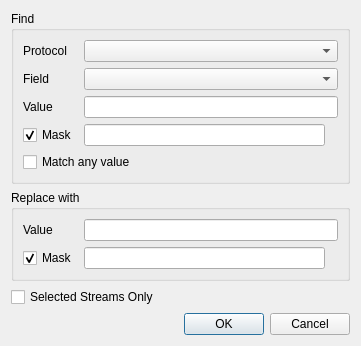
<?xml version="1.0" encoding="UTF-8"?>
<ui version="4.0">
 <class>FindReplace</class>
 <widget class="QDialog" name="FindReplace">
  <property name="geometry">
   <rect>
    <x>0</x>
    <y>0</y>
    <width>361</width>
    <height>309</height>
   </rect>
  </property>
  <property name="windowTitle">
   <string>Find &amp; Replace</string>
  </property>
  <property name="windowIcon">
   <iconset resource="ostinato.qrc">
    <normaloff>:/icons/find.png</normaloff>:/icons/find.png</iconset>
  </property>
  <layout class="QVBoxLayout" name="verticalLayout">
   <item>
    <widget class="QGroupBox" name="find">
     <property name="title">
      <string>Find</string>
     </property>
     <layout class="QGridLayout" name="gridLayout" columnstretch="0,1,0">
      <item row="0" column="0">
       <widget class="QLabel" name="protocolLabel">
        <property name="text">
         <string>Protocol</string>
        </property>
        <property name="buddy">
         <cstring>protocol</cstring>
        </property>
       </widget>
      </item>
      <item row="0" column="1" colspan="2">
       <widget class="QComboBox" name="protocol"/>
      </item>
      <item row="1" column="0">
       <widget class="QLabel" name="fieldLabel">
        <property name="text">
         <string>Field</string>
        </property>
        <property name="buddy">
         <cstring>field</cstring>
        </property>
       </widget>
      </item>
      <item row="1" column="1" colspan="2">
       <widget class="QComboBox" name="field"/>
      </item>
      <item row="2" column="0">
       <widget class="QLabel" name="findValueLabel">
        <property name="text">
         <string>Value</string>
        </property>
       </widget>
      </item>
      <item row="2" column="1" colspan="2">
       <widget class="FieldEdit" name="findValue"/>
      </item>
      <item row="3" column="0">
       <widget class="QCheckBox" name="useFindMask">
        <property name="text">
         <string>Mask</string>
        </property>
        <property name="checked">
         <bool>true</bool>
        </property>
       </widget>
      </item>
      <item row="3" column="1">
       <widget class="FieldEdit" name="findMask"/>
      </item>
      <item row="3" column="2">
       <widget class="QLabel" name="findMaskHint">
        <property name="toolTip">
         <string>&lt;html&gt;&lt;head/&gt;&lt;body&gt;&lt;p align=&quot;center&quot;&gt;Matches a field only if &lt;span style=&quot;white-space:nowrap&quot;&gt;(FieldValue &amp;amp; FindMask) = FindValue&lt;/span&gt;&lt;/p&gt;&lt;/body&gt;&lt;/html&gt;</string>
        </property>
        <property name="pixmap">
         <pixmap resource="ostinato.qrc">:/icons/info.png</pixmap>
        </property>
       </widget>
      </item>
      <item row="4" column="0" colspan="3">
       <widget class="QCheckBox" name="matchAny">
        <property name="text">
         <string>Match any value</string>
        </property>
       </widget>
      </item>
     </layout>
    </widget>
   </item>
   <item>
    <widget class="QGroupBox" name="replace">
     <property name="title">
      <string>Replace with</string>
     </property>
     <layout class="QGridLayout" name="gridLayout_2" columnstretch="0,1,0">
      <item row="0" column="0">
       <widget class="QLabel" name="replaceValueLabel">
        <property name="text">
         <string>Value</string>
        </property>
       </widget>
      </item>
      <item row="0" column="1" colspan="2">
       <widget class="FieldEdit" name="replaceValue"/>
      </item>
      <item row="1" column="0">
       <widget class="QCheckBox" name="useReplaceMask">
        <property name="text">
         <string>Mask</string>
        </property>
        <property name="checked">
         <bool>true</bool>
        </property>
       </widget>
      </item>
      <item row="1" column="1">
       <widget class="FieldEdit" name="replaceMask"/>
      </item>
      <item row="1" column="2">
       <widget class="QLabel" name="replaceMaskHint">
        <property name="toolTip">
         <string>&lt;html&gt;&lt;head/&gt;&lt;body&gt;&lt;p align=&quot;center&quot;&gt;New field value = &lt;span style=&quot;white-space:nowrap&quot;&gt;(OldFieldValue &amp;amp; ~ReplaceMask) | (ReplaceValue &amp;amp; ReplaceMask)&lt;/span&gt;&lt;/p&gt;&lt;/body&gt;&lt;/html&gt;</string>
        </property>
        <property name="pixmap">
         <pixmap resource="ostinato.qrc">:/icons/info.png</pixmap>
        </property>
       </widget>
      </item>
     </layout>
    </widget>
   </item>
   <item>
    <widget class="QCheckBox" name="selectedStreamsOnly">
     <property name="text">
      <string>Selected Streams Only</string>
     </property>
    </widget>
   </item>
   <item>
    <widget class="QDialogButtonBox" name="buttonBox">
     <property name="orientation">
      <enum>Qt::Horizontal</enum>
     </property>
     <property name="standardButtons">
      <set>QDialogButtonBox::Cancel|QDialogButtonBox::Ok</set>
     </property>
    </widget>
   </item>
  </layout>
 </widget>
 <customwidgets>
  <customwidget>
   <class>FieldEdit</class>
   <extends>QLineEdit</extends>
   <header>fieldedit.h</header>
  </customwidget>
 </customwidgets>
 <resources>
  <include location="ostinato.qrc"/>
 </resources>
 <connections>
  <connection>
   <sender>buttonBox</sender>
   <signal>accepted()</signal>
   <receiver>FindReplace</receiver>
   <slot>accept()</slot>
   <hints>
    <hint type="sourcelabel">
     <x>248</x>
     <y>277</y>
    </hint>
    <hint type="destinationlabel">
     <x>157</x>
     <y>274</y>
    </hint>
   </hints>
  </connection>
  <connection>
   <sender>buttonBox</sender>
   <signal>rejected()</signal>
   <receiver>FindReplace</receiver>
   <slot>reject()</slot>
   <hints>
    <hint type="sourcelabel">
     <x>316</x>
     <y>283</y>
    </hint>
    <hint type="destinationlabel">
     <x>286</x>
     <y>274</y>
    </hint>
   </hints>
  </connection>
  <connection>
   <sender>useFindMask</sender>
   <signal>toggled(bool)</signal>
   <receiver>findMask</receiver>
   <slot>setVisible(bool)</slot>
   <hints>
    <hint type="sourcelabel">
     <x>60</x>
     <y>115</y>
    </hint>
    <hint type="destinationlabel">
     <x>76</x>
     <y>119</y>
    </hint>
   </hints>
  </connection>
  <connection>
   <sender>useReplaceMask</sender>
   <signal>toggled(bool)</signal>
   <receiver>replaceMask</receiver>
   <slot>setVisible(bool)</slot>
   <hints>
    <hint type="sourcelabel">
     <x>56</x>
     <y>228</y>
    </hint>
    <hint type="destinationlabel">
     <x>73</x>
     <y>227</y>
    </hint>
   </hints>
  </connection>
  <connection>
   <sender>useReplaceMask</sender>
   <signal>toggled(bool)</signal>
   <receiver>replaceMaskHint</receiver>
   <slot>setVisible(bool)</slot>
   <hints>
    <hint type="sourcelabel">
     <x>50</x>
     <y>230</y>
    </hint>
    <hint type="destinationlabel">
     <x>333</x>
     <y>233</y>
    </hint>
   </hints>
  </connection>
  <connection>
   <sender>useFindMask</sender>
   <signal>toggled(bool)</signal>
   <receiver>findMaskHint</receiver>
   <slot>setVisible(bool)</slot>
   <hints>
    <hint type="sourcelabel">
     <x>46</x>
     <y>116</y>
    </hint>
    <hint type="destinationlabel">
     <x>335</x>
     <y>122</y>
    </hint>
   </hints>
  </connection>
 </connections>
</ui>
